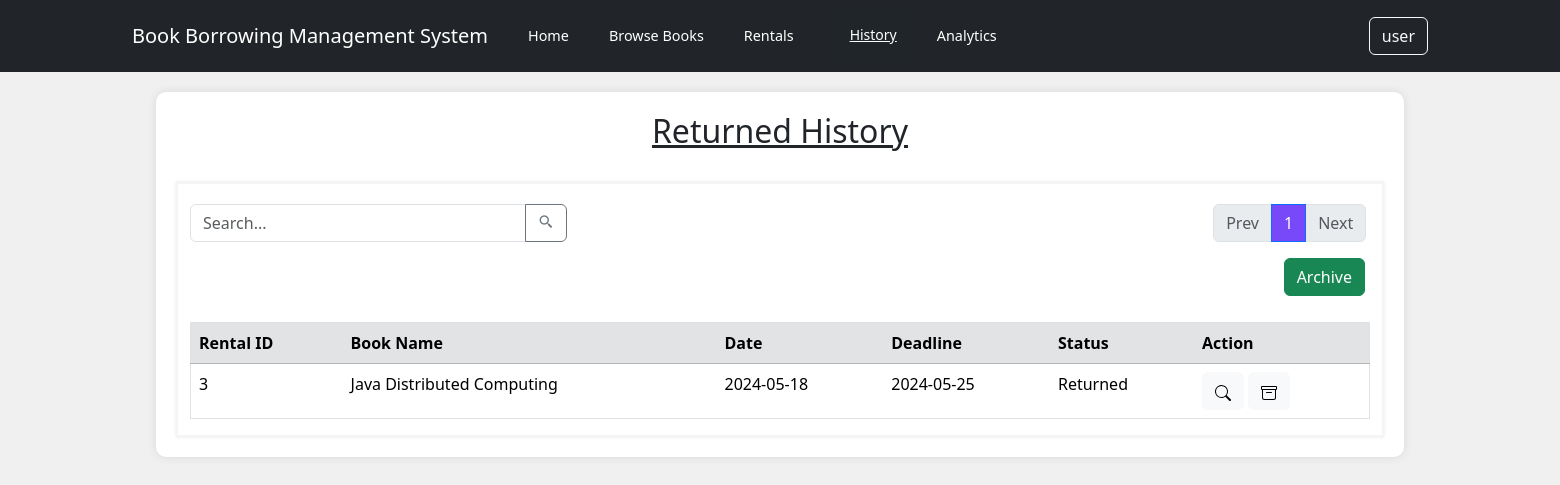
Screenshot of /reservationReturned.php (signed in) with the database file from the repository.
### tables this page shows
CREATE TABLE `history` (
  `rental_ID` int(5) NOT NULL,
  `id` int(5) NOT NULL,
  `borrowID` int(5) NOT NULL,
  `status_ID` int(5) NOT NULL,
  `rental_deadline` date NOT NULL,
  `rental_remark` varchar(255) DEFAULT NULL,
  `archived` int(1) NOT NULL
);

CREATE TABLE `book` (
  `id` int(5) NOT NULL,
  `bookTitle` varchar(255) NOT NULL,
  `pagesNumber` int(5) NOT NULL,
  `authorName` varchar(255) NOT NULL,
  `quantity` int(5) NOT NULL,
  `isbn` varchar(255) NOT NULL,
  `genre` varchar(255) NOT NULL,
  `publicationCompany` varchar(255) NOT NULL,
  `bookCover` varchar(255) DEFAULT NULL
);

CREATE TABLE `borrow` (
  `borrowID` int(5) NOT NULL,
  `bookID` int(5) NOT NULL,
  `userID` int(5) NOT NULL,
  `time` varchar(4) NOT NULL,
  `date` date NOT NULL
);

CREATE TABLE `history_status` (
  `status_ID` int(5) NOT NULL,
  `status_name` varchar(10) NOT NULL,
  `status_desc` varchar(255) NOT NULL
);

### reservationReturned.php (the view, shortened to what this page needs)
<?php
include_once "./controllers/db_connection.php";
$records_per_page = 9;
if (isset($_GET['page']) && is_numeric($_GET['page'])) {
    $current_page = $_GET['page'];
} else {
    $current_page = 1;
}
$start_from = ($current_page - 1) * $records_per_page;
$userID = $_SESSION["id"];
$role = $_SESSION["role"];
if($role == "1"){
    $sql = "SELECT h.*, hs.status_name, u.id, bor.*, bo.bookTitle
            FROM ((((history h
            INNER JOIN history_status hs ON h.status_ID = hs.status_ID)
            INNER JOIN user u ON h.id = u.id)
            INNER JOIN borrow bor ON h.borrowID  = bor.borrowID)
            INNER JOIN book bo ON bor.bookID = bo.id)
            WHERE h.id = '$userID' AND hs.status_ID = 2 AND h.archived = 0";
}
$sql .= " LIMIT $start_from, $records_per_page";
$result = mysqli_query($conn, $sql);
$total_pages_sql = "SELECT COUNT(*) AS total FROM history";
$result_total = mysqli_query($conn, $total_pages_sql);
$row_total = mysqli_fetch_assoc($result_total);
$total_records = $row_total['total'];
$total_pages = ceil($total_records / $records_per_page);
?>
<!DOCTYPE html>
<html lang="en">
<head>
    <link href="https://cdn.jsdelivr.net/npm/bootstrap@5.3.3/dist/css/bootstrap.min.css" rel="stylesheet">
    <link rel="stylesheet" href="./custom_css/navbar.css">
    <link rel="stylesheet" href="./custom_css/layout.css">
    <link rel="stylesheet" href="./custom_css/reservationHistory.css">
    <link href='https://unpkg.com/boxicons@2.1.4/css/boxicons.min.css' rel='stylesheet'>
</head>
<body>
    <nav class="navbar navbar-expand-lg navbar-dark bg-dark">
        <div class="container">
            <div class="row">
                <div class="col">
                    <p class="navbar-brand">Book Borrowing Management System</p>
                </div>
                <div class="col">
                    <a class="navbar-brand navbar-link" href="./homepage.php">Home</a>
                </div>
                <div class="col">
                    <a class="navbar-brand navbar-link" href="./bookCatalogueManage.php">Browse Books</a>
                </div>
                <div class="col">
                    <a class="navbar-brand navbar-link" href="#">Rentals</a>
                </div>
                <div class="col" style="margin-top:14px;">
                    <div class="dropdown">
                        <a class="dropbtn">History</a>
                    </div>
                </div>
                <div class="col">
                    <a class="navbar-brand navbar-link" href="#">Analytics</a>
                </div>
            </div>
            <form class="d-flex" action="<?php echo htmlspecialchars($_SERVER["PHP_SELF"]); ?>" method="post">
                <div class="dropdown">
                    <button class="btn btn-outline-light" type="button" id="dropdownMenuButton" data-bs-toggle="dropdown" aria-expanded="false">
                        <?php echo htmlspecialchars($_SESSION["username"]); ?>
                    </button>
                </div>
            </form>
        </div>
    </nav>
    <div class="container container-main">
        <h2 style="text-align:center;"><u>Returned History</u></h2>
        <br>
        <div class="container container-sub">
            <div class="row">
                <div class="col-md-4">
                    <form class="input-group mb-3" action="reservationSearchReturn.php" method="post">
                        <input type="text" class="form-control" placeholder="Search..." aria-label="Search" aria-describedby="basic-addon2" name="search">
                        <button class="btn btn-outline-secondary" type="submit" id="button-addon2">
                            <i class='bx bx-search-alt-2'></i></button>
                    </form>
                </div>
                <div style="z-index: 10; position:absolute; right:-77%;">
                    <nav aria-label="Page navigation example">
                        <ul class="pagination">
                            <li class="page-item <?php echo ($current_page == 1) ? 'disabled' : ''; ?>">
                                <a class="page-link" href="<?php echo ($current_page == 1) ? '#' : 'reservationHistory.php?page=' . ($current_page - 1); ?>">Prev</a>
                            </li>
                            <?php for ($i = 1; $i <= $total_pages; $i++) : ?>
                                <li class="page-item <?php echo ($i == $current_page) ? 'active' : ''; ?>">
                                    <a class="page-link" style="background-color: #7749F8;" href="reservationHistory.php?page=<?php echo $i; ?>"><?php echo $i; ?></a>
                                </li>
                            <?php endfor; ?>
                            <li class="page-item <?php echo ($current_page == $total_pages) ? 'disabled' : ''; ?>">
                                <a class="page-link" href="<?php echo ($current_page == $total_pages) ? '#' : 'reservationHistory.php?page=' . ($current_page + 1); ?>">Next</a>
                            </li>
                        </ul>
                    </nav>
                </div>
                <div class="row">
                    <p>
                    <button class="btn btn-success" type="button" id="button-addon2" style="z-index: 10; position:absolute; right: 12.5%;" onclick="window.location.href='/bbms/reservationReturnArchived.php';">Archive</button>
                    </p>
                </div>
            </div>
            <br><br>
                <form method="post">
                    <table border="1" class="table table-hover" style="width: 100%">
                        <tr class="thread">
                            <th class="table-secondary" scope="col">Rental ID</th>
                            <th class="table-secondary" scope="col">Book Name</th>
                            <th class="table-secondary" scope="col">Date</th>
                            <th class="table-secondary" scope="col">Deadline</th>
                            <th class="table-secondary" scope="col">Status</th>
                            <th class="table-secondary" scope="col">Action</th>
                        </tr>
                        <tr>
                            <?php  if (mysqli_num_rows($result) > 0){
                                while($row = mysqli_fetch_assoc($result)){
                                $rentID = $row["rental_ID"];
                                $bookTitle = $row["bookTitle"];
                                $date = $row["date"];
                                $deadline = $row["rental_deadline"];
	                            $status = $row["status_name"];
                            ?>
                                <td><?php echo $rentID; ?></td>
		                        <td><?php echo $bookTitle; ?></td>
                                <td><?php echo $date; ?></td>
                                <td><?php echo $deadline; ?></td>
                                <td><?php echo $status; ?></td>
		                        <td>
                                <a><button class="btn btn-light" type="button" onclick="window.location.href='/bbms/reservationView.php?historyid=<?php echo $rentID; ?>';"><svg xmlns="http://www.w3.org/2000/svg" width="16" height="16" fill="currentColor" class="bi bi-search" viewBox="0 0 16 16"><path d="M11.742 10.344a6.5 6.5 0 1 0-1.397 1.398h-.001q.044.06.098.115l3.85 3.85a1 1 0 0 0 1.415-1.414l-3.85-3.85a1 1 0 0 0-.115-.1zM12 6.5a5.5 5.5 0 1 1-11 0 5.5 5.5 0 0 1 11 0"/></svg></button></a>
                                <a><button class="btn btn-light" type="button" onclick="Confirm()"></button></a>
		                        </td>
	                    </tr>
                        <?php
                                }
                            }
                            else{
                                echo "0 results";
                            }
                        ?>
                    </table>
                </form>
            </div>
        </div>
</body>
</html>

### custom_css/navbar.css (style rules this page uses)
.navbar-brand { display: flex; align-items: center; justify-content: center; height: 100%; }
.navbar-link { font-size: 0.9rem; }

### custom_css/layout.css (style rules this page uses)
body { background-color: #f0f0f0; }
.container-main { margin-top: 20px; margin-left: auto; margin-right: auto; width: 80%; padding: 20px; background-color: white; border-radius: 10px; box-shadow: 0px 0px 10px rgba(0, 0, 0, 0.1); }
.dropbtn { background-color:#1F2529; color: white; padding: 16px; font-size: 14px; }
.dropdown { position: relative; display: inline-block; }

### custom_css/reservationHistory.css (style rules this page uses)
.container-sub { box-shadow: 0px 0px 3px rgba(0, 0, 0, 0.1); border: 2px solid whitesmoke; }
.container-sub .input-group, .container-sub .dropdown, .container-sub .pagination { margin-top: 20px; }

### reservationReturned.php (style rules this page uses)
.dropbtn { background-color:#1F2529; color: white; padding: 16px; font-size: 14px; }
.dropdown { position: relative; display: inline-block; }

### rows the page displays
history: rental_ID "3", book.bookTitle "Java Distributed Computing", borrowID.date "2024-05-18", rental_deadline "2024-05-25", status_ID.status_name "Returned"

### other values shown
$_SESSION["username"] "user"
